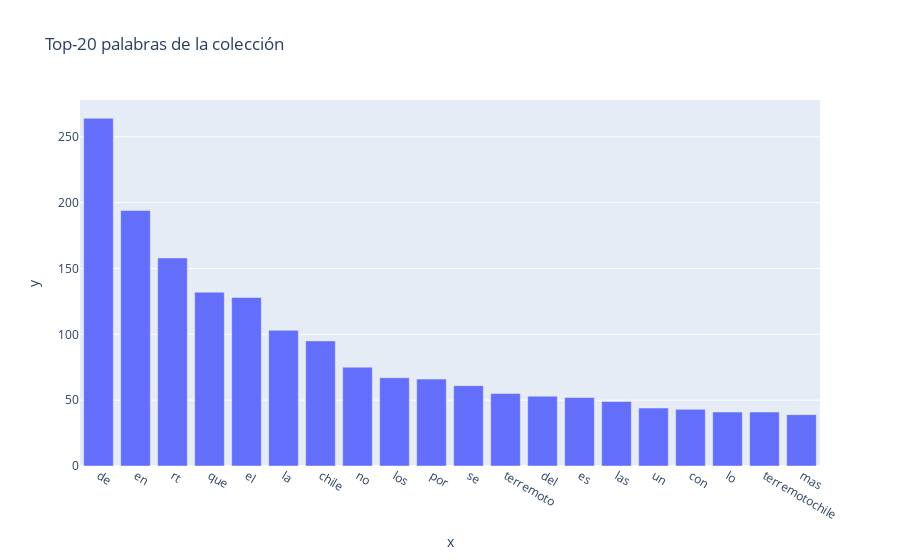

The notebook cell saved with this chart:
### Code cell
top_word_freq = word_freq.head(20)

# Crear el gráfico de barras horizontal con Plotly
fig = px.bar( x=top_word_freq.index, y=top_word_freq.values, title='Top-20 palabras de la colección',
             labels={'freq': 'Frecuencia', 'word': 'Palabra'})

# Mostrar el gráfico
fig.show()

### Figure 1 — Plotly figure (JSON) as saved in the notebook; plotly's stock layout.template omitted (floating-point values rounded to 4 significant figures)
{"data": [{"alignmentgroup": "True", "hovertemplate": "x=%{x}<br>y=%{y}<extra></extra>", "legendgroup": "", "marker": {"color": "#636efa", "pattern": {"shape": ""}}, "name": "", "offsetgroup": "", "orientation": "v", "showlegend": false, "textposition": "auto", "type": "bar", "x": ["de", "en", "rt", "que", "el", "la", "chile", "no", "los", "por", "se", "terremoto", "del", "es", "las", "un", "con", "lo", "terremotochile", "mas"], "xaxis": "x", "y": [264, 194, 158, 132, 128, 103, 95, 75, 67, 66, 61, 55, 53, 52, 49, 44, 43, 41, 41, 39], "yaxis": "y"}], "layout": {"barmode": "relative", "legend": {"tracegroupgap": 0}, "title": {"text": "Top-20 palabras de la colección"}, "xaxis": {"anchor": "y", "domain": [0, 1], "title": {"text": "x"}}, "yaxis": {"anchor": "x", "domain": [0, 1], "title": {"text": "y"}}}}
